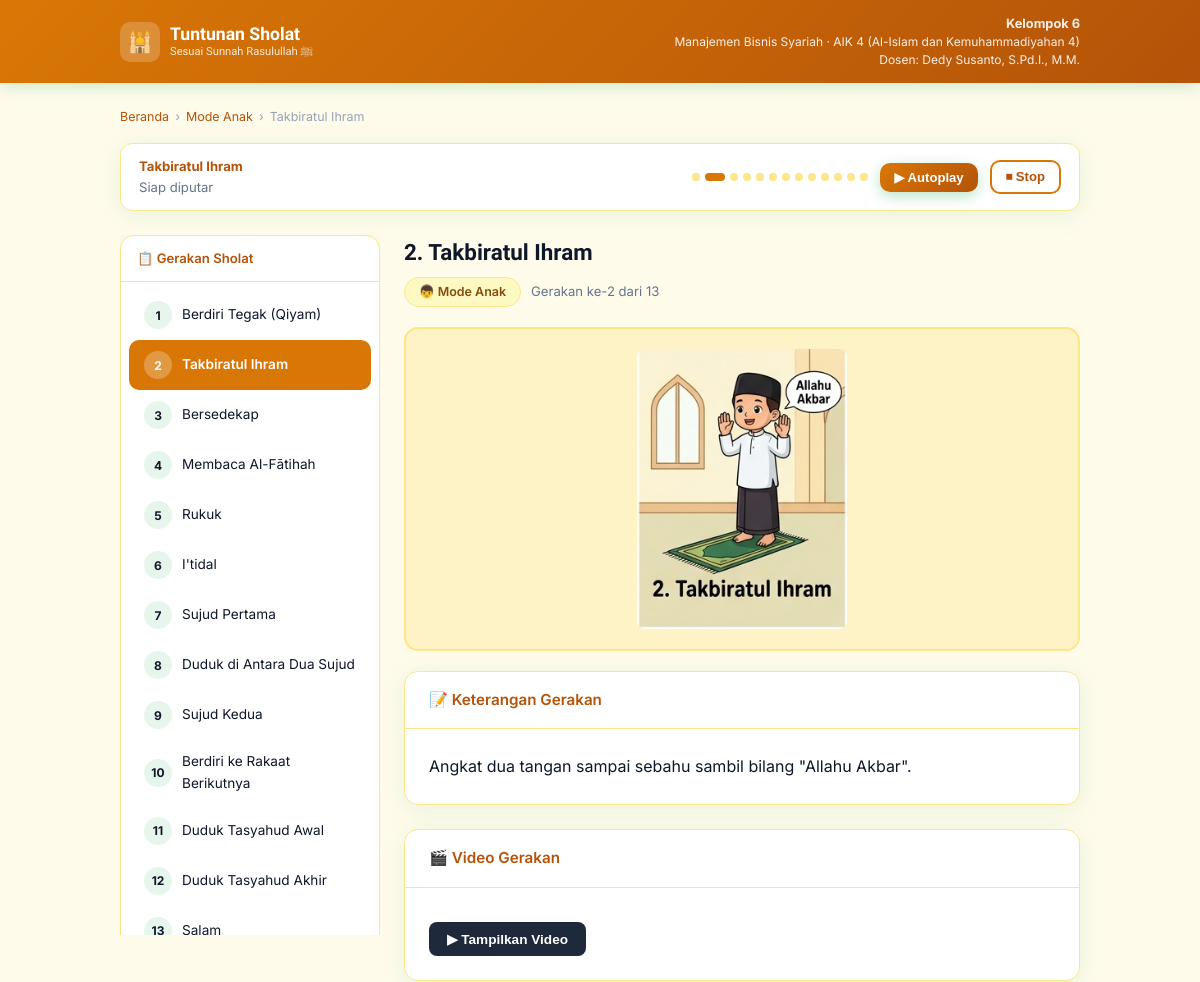
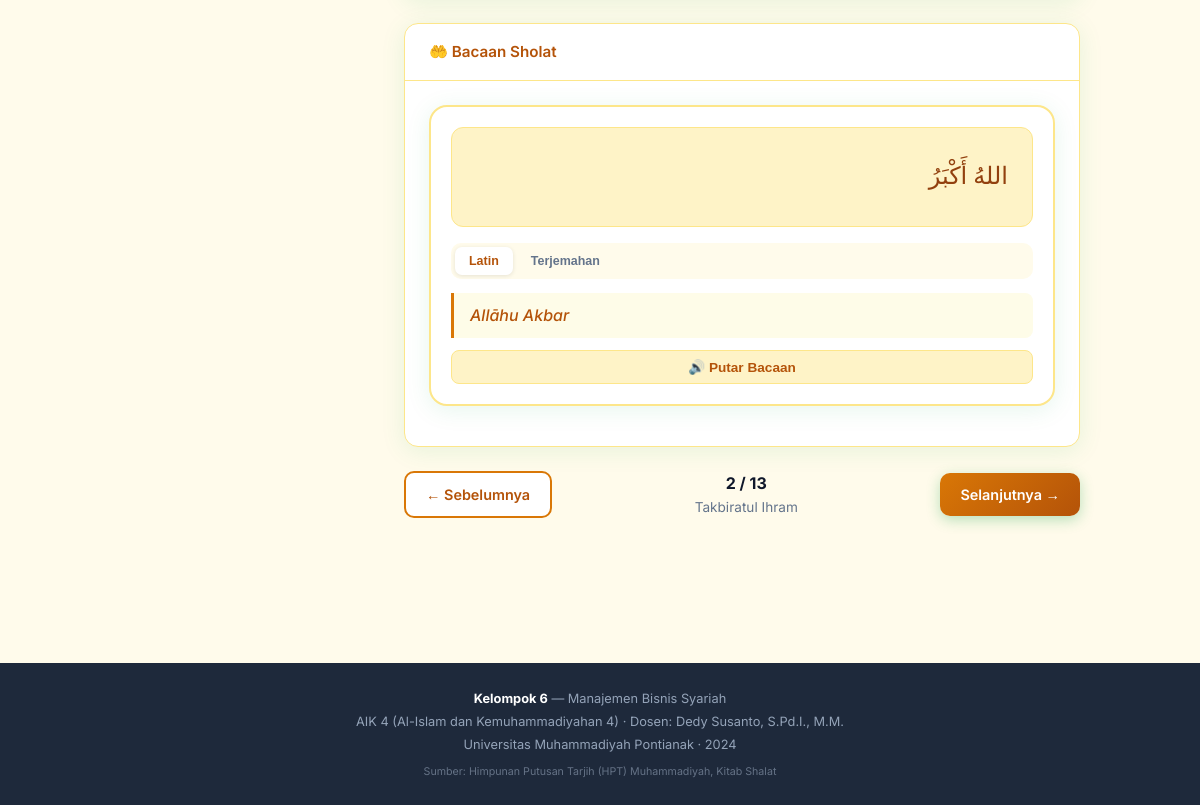
The app's page /sholat/anak/gerakan/2 with its own data (2 pictures, top to bottom).
### tables this page shows
CREATE TABLE kelompok (
    id          INTEGER PRIMARY KEY AUTOINCREMENT,
    nama_kelompok TEXT NOT NULL,
    prodi       TEXT NOT NULL,
    mata_kuliah TEXT NOT NULL,
    dosen       TEXT NOT NULL
);

CREATE TABLE kategori (
    id   INTEGER PRIMARY KEY AUTOINCREMENT,
    nama TEXT NOT NULL UNIQUE  -- 'dewasa' atau 'anak'
);

CREATE TABLE gerakan (
    id          INTEGER PRIMARY KEY AUTOINCREMENT,
    id_kategori INTEGER NOT NULL,
    nama        TEXT NOT NULL,
    urutan      INTEGER NOT NULL,
    deskripsi   TEXT,
    deskripsi_anak TEXT,
    gambar_url  TEXT,
    video_url   TEXT,
    FOREIGN KEY (id_kategori) REFERENCES kategori(id)
);

CREATE TABLE bacaan (
    id          INTEGER PRIMARY KEY AUTOINCREMENT,
    id_gerakan  INTEGER NOT NULL,
    urutan      INTEGER NOT NULL DEFAULT 1,
    teks_arab   TEXT,
    teks_latin  TEXT,
    terjemahan  TEXT,
    terjemahan_ringkas TEXT,
    audio_url   TEXT,
    sumber      TEXT,
    FOREIGN KEY (id_gerakan) REFERENCES gerakan(id)
);

### app.py (the view)
@app.route('/sholat/<mode>/gerakan/<int:urutan>')
def detail_gerakan(mode, urutan):
    if mode not in ('dewasa', 'anak'):
        return redirect(url_for('index'))
    with get_db() as conn:
        kelompok = conn.execute('SELECT * FROM kelompok LIMIT 1').fetchone()
        kategori = conn.execute(
            'SELECT * FROM kategori WHERE nama = ?', (mode,)
        ).fetchone()
        if not kategori:
            return redirect(url_for('index'))
        gerakan = conn.execute(
            'SELECT * FROM gerakan WHERE id_kategori = ? AND urutan = ?',
            (kategori['id'], urutan)
        ).fetchone()
        if not gerakan:
            return redirect(url_for('daftar_gerakan', mode=mode))
        bacaan_list = conn.execute(
            'SELECT * FROM bacaan WHERE id_gerakan = ? ORDER BY urutan',
            (gerakan['id'],)
        ).fetchall()
        total = conn.execute(
            'SELECT COUNT(*) as total FROM gerakan WHERE id_kategori = ?',
            (kategori['id'],)
        ).fetchone()['total']
        prev_gerakan = conn.execute(
            'SELECT urutan FROM gerakan WHERE id_kategori = ? AND urutan < ? ORDER BY urutan DESC LIMIT 1',
            (kategori['id'], urutan)
        ).fetchone()
        next_gerakan = conn.execute(
            'SELECT urutan FROM gerakan WHERE id_kategori = ? AND urutan > ? ORDER BY urutan ASC LIMIT 1',
            (kategori['id'], urutan)
        ).fetchone()
        semua_gerakan = conn.execute(
            'SELECT id, nama, urutan FROM gerakan WHERE id_kategori = ? ORDER BY urutan',
            (kategori['id'],)
        ).fetchall()
    return render_template(
        'detail_gerakan.html',
        kelompok=kelompok,
        gerakan=gerakan,
        bacaan_list=bacaan_list,
        mode=mode,
        total=total,
        prev_urutan=prev_gerakan['urutan'] if prev_gerakan else None,
        next_urutan=next_gerakan['urutan'] if next_gerakan else None,
        semua_gerakan=semua_gerakan
    )

### app.py (called while the page is built)
def get_db():
    conn = sqlite3.connect(DATABASE)
    conn.row_factory = sqlite3.Row
    conn.execute("PRAGMA foreign_keys = ON")
    return conn

### templates/detail_gerakan.html (shortened to what this page needs)
{% extends 'base.html' %}
{% block content %}
<div class="container detail-wrap">
  <div style="font-size:0.78rem;color:var(--muted);margin-bottom:16px;display:flex;align-items:center;gap:6px;flex-wrap:wrap;">
    <a href="/" style="color:var(--green-dark);text-decoration:none;">Beranda</a> ›
    <a href="/sholat/{{ mode }}" style="color:var(--green-dark);text-decoration:none;">
      Mode {{ mode | capitalize }}
    </a> ›
    <span>{{ gerakan.nama }}</span>
  </div>
  <div class="autoplay-bar">
    <div class="label">
      <strong id="ap-gerakan-name">{{ gerakan.nama }}</strong>
      <span id="ap-status">Siap diputar</span>
    </div>
    <div class="progress-steps" id="progressDots">
      {% for g in semua_gerakan %}
      <div class="step-dot {% if g.urutan == gerakan.urutan %}active{% elif g.urutan < gerakan.urutan %}done{% endif %}"
           onclick="window.location='/sholat/{{ mode }}/gerakan/{{ g.urutan }}'"
           title="{{ g.nama }}"></div>
      {% endfor %}
    </div>
    <button class="btn btn-primary btn-sm" id="btnAutoplay" onclick="toggleAutoplay()">▶ Autoplay</button>
    <button class="btn btn-outline btn-sm" onclick="stopAutoplay()">⏹ Stop</button>
  </div>
  <div class="layout-detail">
    <aside class="sidebar">
      <div class="card">
        <div class="card-head">📋 Gerakan Sholat</div>
        <div class="gerakan-list">
          {% for g in semua_gerakan %}
          <a href="/sholat/{{ mode }}/gerakan/{{ g.urutan }}"
             class="gerakan-list-item {% if g.urutan == gerakan.urutan %}active{% endif %}">
            <span class="nomor">{{ g.urutan }}</span>
            {{ g.nama }}
          </a>
          {% endfor %}
        </div>
      </div>
    </aside>
    <div class="main-content">
      <div class="gerakan-title">{{ gerakan.urutan }}. {{ gerakan.nama }}</div>
      <div class="gerakan-meta">
        <span class="mode-badge {{ mode }}">
          {% if mode == 'anak' %}👦 Mode Anak{% else %}🧑 Mode Dewasa{% endif %}
        </span>
        <span>Gerakan ke-{{ gerakan.urutan }} dari {{ total }}</span>
      </div>
      <div class="gerakan-img-wrap">
        {% if gerakan.gambar_url %}
          <img src="{{ gerakan.gambar_url }}" alt="{{ gerakan.nama }}"
               onerror="this.style.display='none';document.getElementById('placeholder').style.display='block'">
        {% else %}
          <div class="gerakan-img-placeholder">🤲</div>
        {% endif %}
      </div>
      <div class="card mb-6">
        <div class="card-head">📝 Keterangan Gerakan</div>
        <div class="card-body">
          <p style="font-size:{% if mode=='anak' %}1rem{% else %}0.9rem{% endif %};line-height:1.7;color:var(--navy)">
            {% if mode == 'anak' %}
              {{ gerakan.deskripsi_anak }}
            {% else %}
              {{ gerakan.deskripsi }}
            {% endif %}
          </p>
        </div>
      </div>
      {% if gerakan.video_url %}
      <div class="card mb-6">
        <div class="card-head">🎬 Video Gerakan</div>
        <div class="card-body">
          <button class="btn-video" onclick="toggleVideo()">▶ Tampilkan Video</button>
        </div>
      </div>
      {% endif %}
      {% if bacaan_list %}
      <div class="card mb-6">
        <div class="card-head">🤲 Bacaan Sholat</div>
        <div class="card-body">
          {% for b in bacaan_list %}
          <div class="bacaan-item" id="bacaan-{{ b.id }}">
            {% if b.teks_arab %}
            <div class="teks-arab">{{ b.teks_arab }}</div>
            {% endif %}
            <div class="tabs">
              <button class="tab-btn active" onclick="showTab(this,'latin-{{ b.id }}')">Latin</button>
              <button class="tab-btn" onclick="showTab(this,'terjemahan-{{ b.id }}')">Terjemahan</button>
            </div>
            <div class="tab-content active" id="latin-{{ b.id }}">
              {% if b.teks_latin %}
              <div class="teks-latin">{{ b.teks_latin }}</div>
              {% endif %}
            </div>
            {% if b.audio_url %}
            <div class="audio-wrap">
              <button class="btn-audio" id="btnAudio-{{ b.id }}"
                      onclick="playAudio('{{ b.id }}')">
                🔊 Putar Bacaan
              </button>
            </div>
            {% endif %}
          </div>
          {% endfor %}
        </div>
      </div>
      {% else %}
      <div class="card mb-6">
        <div class="card-body text-center text-muted">
          Gerakan ini tidak disertai bacaan khusus.
        </div>
      </div>
      {% endif %}
      <div class="nav-gerakan">
        {% if prev_urutan %}
        <a href="/sholat/{{ mode }}/gerakan/{{ prev_urutan }}" class="btn btn-outline">
          ← Sebelumnya
        </a>
        {% else %}
        <span></span>
        {% endif %}
        <div class="nav-info">
          <strong>{{ gerakan.urutan }} / {{ total }}</strong>
          <span>{{ gerakan.nama }}</span>
        </div>
        {% if next_urutan %}
        <a href="/sholat/{{ mode }}/gerakan/{{ next_urutan }}" class="btn btn-primary">
          Selanjutnya →
        </a>
        {% else %}
        <a href="/sholat/{{ mode }}" class="btn btn-outline">
          ✅ Selesai
        </a>
        {% endif %}
      </div>
    </div>
  </div>
</div>
{% endblock %}

### templates/base.html (shortened to what this page needs)
<!DOCTYPE html>
<html lang="id">
<head>
  <link rel="stylesheet" href="{{ url_for('static', filename='css/style.css') }}"/>
</head>
<body>
<header class="site-header">
  <div class="header-inner">
    <a href="{{ url_for('index') }}" class="logo-wrap">
      <div class="logo-icon">🕌</div>
      <div class="logo-text">
        Tuntunan Sholat
        <small>Sesuai Sunnah Rasulullah ﷺ</small>
      </div>
    </a>
    <div class="header-identity">
      <strong>{{ kelompok.nama_kelompok if kelompok else 'Kelompok 6' }}</strong>
      {{ kelompok.prodi if kelompok else 'Manajemen Bisnis Syariah' }} ·
      {{ kelompok.mata_kuliah if kelompok else 'AIK 4' }}<br/>
      Dosen: {{ kelompok.dosen if kelompok else 'Dedy Susanto, S.Pd.I., M.M.' }}
    </div>
  </div>
</header>
<main>
  {% block content %}{% endblock %}
</main>
<footer class="site-footer">
  <strong>{{ kelompok.nama_kelompok if kelompok else 'Kelompok 6' }}</strong> —
  {{ kelompok.prodi if kelompok else 'Manajemen Bisnis Syariah' }}<br/>
  {{ kelompok.mata_kuliah if kelompok else 'AIK 4 (Al-Islam dan Kemuhammadiyahan 4)' }} ·
  Dosen: {{ kelompok.dosen if kelompok else 'Dedy Susanto, S.Pd.I., M.M.' }}<br/>
  Universitas Muhammadiyah Pontianak · 2024<br/>
  <small style="margin-top:6px;display:block;opacity:0.6;">Sumber: Himpunan Putusan Tarjih (HPT) Muhammadiyah, Kitab Shalat</small>
</footer>
</body>
</html>

### records on screen
kelompok: nama_kelompok "Kelompok 6", prodi "Manajemen Bisnis Syariah", mata_kuliah "AIK 4 (Al-Islam dan Kemuhammadiyahan 4)", dosen "Dedy Susanto, S.Pd.I., M.M."
kategori: nama "Anak"
gerakan: nama "Takbiratul Ihram", urutan "2", gambar_url (picture), deskripsi_anak "Angkat dua tangan sampai sebahu sambil bilang \"Allahu Akbar\"."
gerakan: urutan "1", nama "Berdiri Tegak (Qiyam)"
gerakan: urutan "3", nama "Bersedekap"
gerakan: urutan "4", nama "Membaca Al-Fātihah"
gerakan: urutan "5", nama "Rukuk"
gerakan: urutan "6", nama "I'tidal"
gerakan: urutan "7", nama "Sujud Pertama"
gerakan: urutan "8", nama "Duduk di Antara Dua Sujud"
gerakan: urutan "9", nama "Sujud Kedua"
gerakan: urutan "10", nama "Berdiri ke Rakaat Berikutnya"
gerakan: urutan "11", nama "Duduk Tasyahud Awal"
gerakan: urutan "12", nama "Duduk Tasyahud Akhir"
gerakan: urutan "13", nama "Salam"
bacaan: teks_arab "اللهُ أَكْبَرُ", teks_latin "Allāhu Akbar"

### other values on screen
{{ total }} "13"
